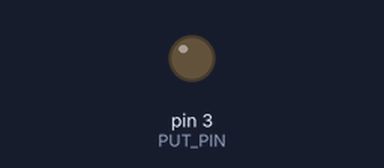
Recording of a sketch running on a simulated Arduino Uno, built with avr-gcc and run on an emulated ATmega328P. Parts: output pins drawn as LEDs (lit = HIGH).

Above: at 0.05 s.
At 2.6 s:
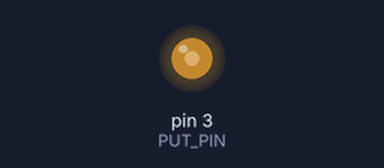
At 5.15 s:
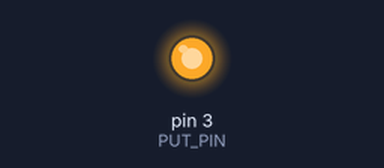
At 10.3 s:
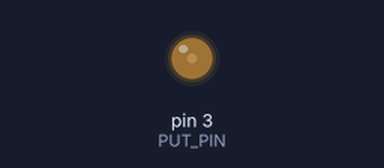
Timing chart, 0 to 15.9 s (numbered marks = the images above):
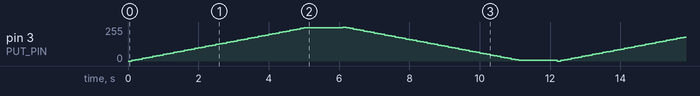

The sketch:

fadePWM.ino
```cpp
#define PUT_PIN 3

int brightness = 0; // how bright the LED is
int fadeAmount = 5; // how many points to fade

void setup()
{
  pinMode(PUT_PIN, OUTPUT);
}

void loop()
{
  analogWrite(PUT_PIN, brightness);
  brightness = brightness + fadeAmount;
  if (brightness == 0 || brightness == 255) {
    fadeAmount = -fadeAmount ;
    delay(1000);
  }
  delay(100);
}
```
